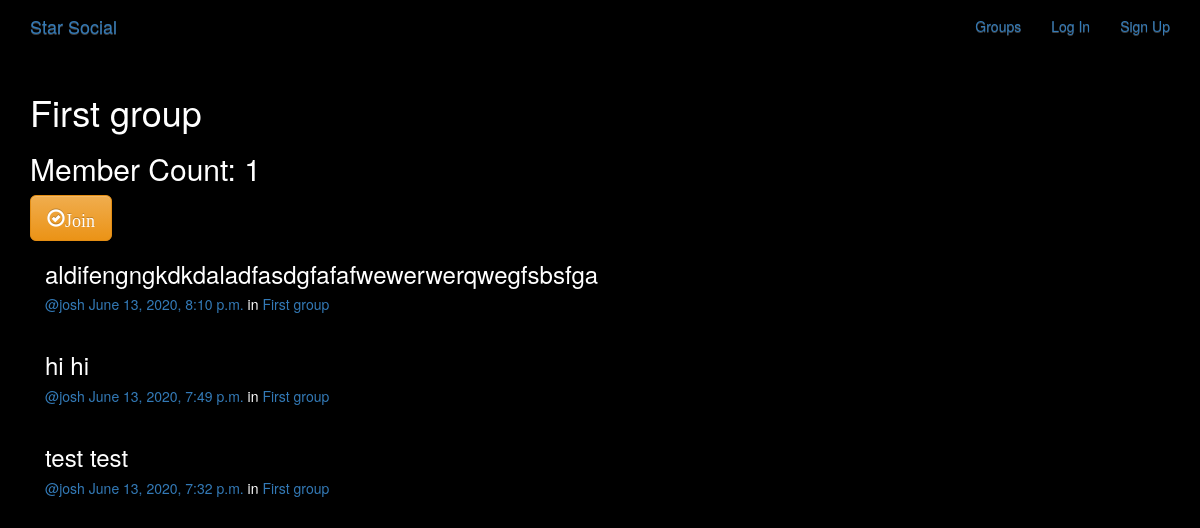
The app's page /groups/posts/in/first-group/ with its own data.
### groups/models.py (models this page shows, shortened)
class Group(models.Model):
    name = models.CharField(max_length=255, unique=True)
    slug = models.SlugField(allow_unicode=True, unique=True)
    description = models.TextField(blank=True, default='')
    description_html = models.TextField(blank=True, editable=False, default='')
    members = models.ManyToManyField(User, through='GroupMember')
    class Meta:
        ordering = ['name']

### posts/models.py (models this page shows, shortened)
class Post(models.Model):
    user = models.ForeignKey(User, related_name='posts', on_delete=models.CASCADE)
    created_at = models.DateTimeField(auto_now=True)
    message = models.TextField()
    message_html = models.TextField(editable=False)
    group = models.ForeignKey(Group, related_name='posts', null=True, blank=True, on_delete=models.CASCADE)
    class Meta:
        ordering=['-created_at']
        unique_together = ['user', 'message']

### groups/views.py (the view)
# urls.py: url(r'posts/in/(?P<slug>[-\w]+)/$', views.SingleGroup.as_view(), name='single'),
class SingleGroup(generic.DetailView):
    model = Group

### groups/templates/groups/group_detail.html
{% extends "groups/group_base.html" %}
{% block pregroup %}
  <h1>{{group.name}}</h1>
  <h2>Member Count: {{group.members.count}}</h2>
  <div class="content">
    {% if user in group.members.all %}
    <a href="{% url 'groups:leave' slug=group.slug %}" class='btn btn-lg btn-fill btn-warning'><span class='glyphicon glyphicon-remove-circle'>Leave</span> </a>
    {% else %}
    <a href="{% url 'groups:join' slug=group.slug %}" class='btn btn-lg btn-fill btn-warning'><span class='glyphicon glyphicon-ok-circle'>Join</span> </a>
    {% endif %}
  </div>
{% endblock %}
{% block group_content %}
  <div class="col-md-8">
    {% if group.posts.count == 0 %}
    <h2>No posts in the group yet!</h2>
    {% else %}
    {% for post in group.posts.all %}
      {% include "posts/_post.html" %}
    {% endfor %}
    {% endif %}
  </div>
{% endblock %}

### posts/templates/posts/_post.html (shortened to what this page needs)
<div class="post media">
  <h3>{{post.message_html|safe}}</h3>
  <div class="media-body">
    <h5 class='media-heading'>
      <span class='username'>
        <a href="{% url 'posts:for_user' username=post.user.username %}">@{{post.user.username}}</a>
      </span>
      <time class="time"><a href="{% url 'posts:single' username=post.user.username pk=post.pk %}">{{ post.created_at }}</a></time>
			{% if post.group %}
			<span class="group-name">in <a href="#">{{ post.group.name }}</a></span>
			{% endif %}
      </h5>
  </div>
</div>

### static/simplesocial/css/master.css (style rules this page uses)
body { margin: 0; overflow: hidden; background-color: black; color:white; }

### records on screen
Group: name "First group", members.count "1"
Post: message_html "aldifengngkdkdaladfasdgfafafwewerwerqwegfsbsfga", user.username "josh", created_at "June 13, 2020, 8:10 p.m.", group.name "First group"
Post: message_html "hi hi", user.username "josh", created_at "June 13, 2020, 7:49 p.m.", group.name "First group"
Post: message_html "test test", user.username "josh", created_at "June 13, 2020, 7:32 p.m.", group.name "First group"
